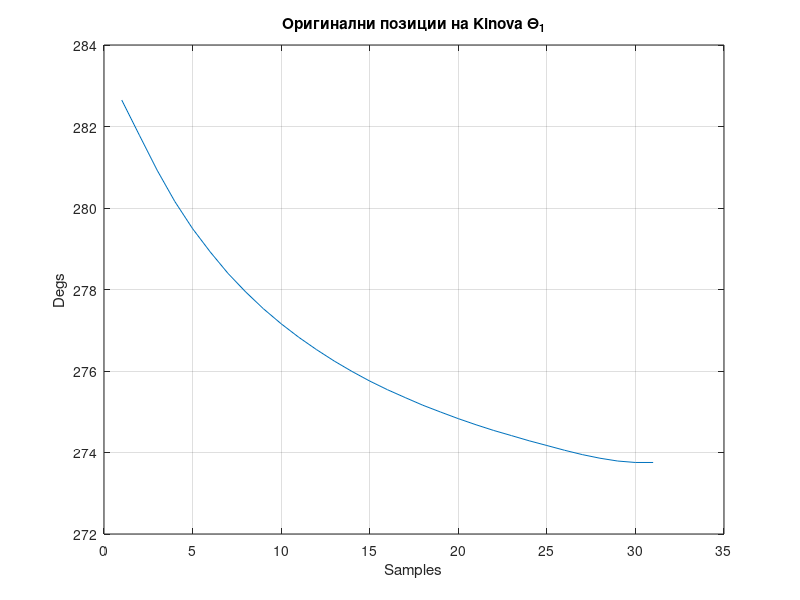
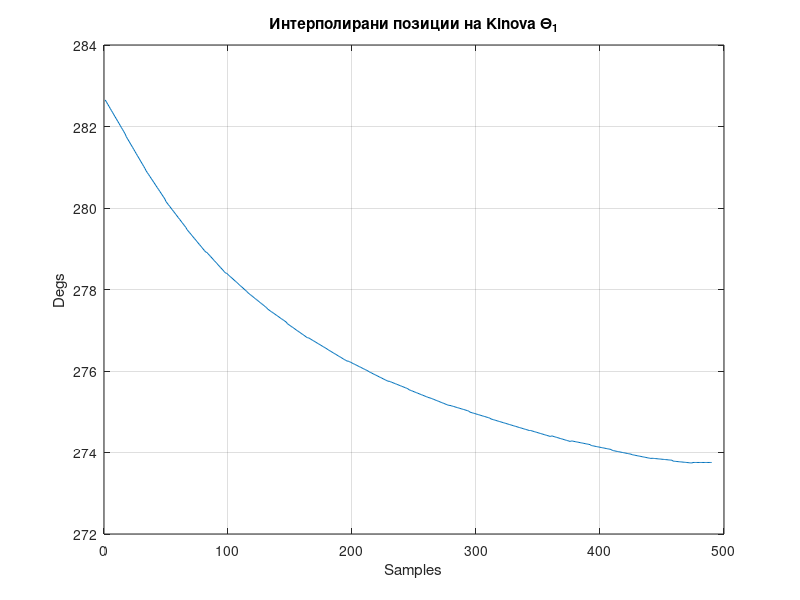
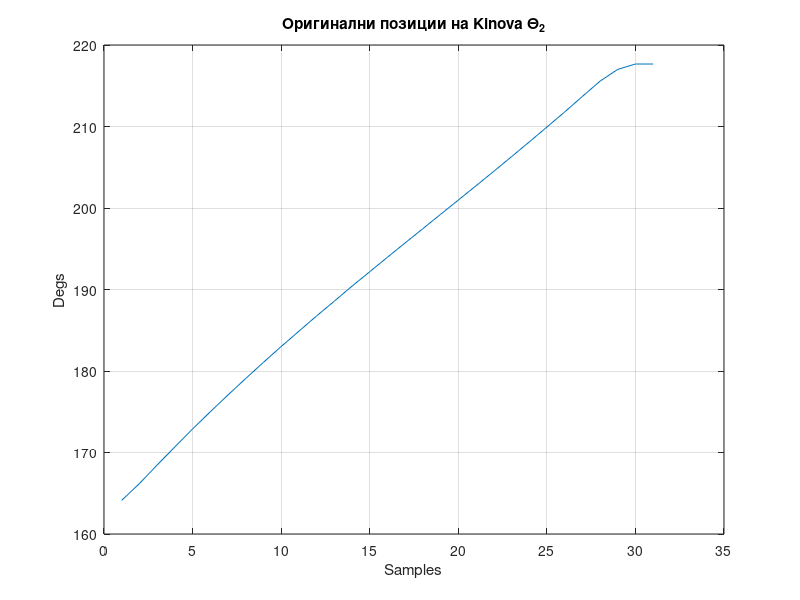
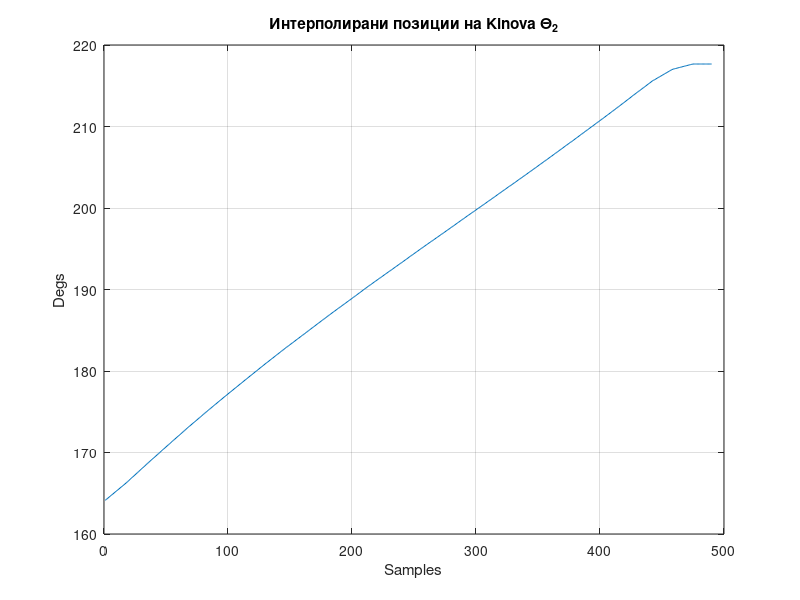

The MATLAB script that drew these images, in order:
% чисти workspace; затваря фигурите
clear all; close all; clc;
% зарежда предварително запомнените данни
load('new_preprepared_data');
% стартова стойност на индексите за новогенерираните вектори: new_joint
h_i=1;

% създаване на празни вектори
new_joint1 = [];
new_joint2 = [];
new_joint3 = [];
new_joint4 = [];
new_joint5 = [];
new_joint6 = [];
% добавяне на фиктивна стойност в оригиналните вектори за изменение позиция
% на ставите за да има съвпадение с дължините на new_joint и vel_100 
joint1(length(joint1) + 1) = joint1(length(joint1));
joint2(length(joint2) + 1) = joint2(length(joint2));
joint3(length(joint3) + 1) = joint3(length(joint3));
joint4(length(joint4) + 1) = joint4(length(joint4));
joint5(length(joint5) + 1) = joint5(length(joint5));
joint6(length(joint6) + 1) = joint6(length(joint6));
% обхождане на елементите на векторите joint по индексно, последният индекс
% който се обработва е предпоследния
for i = 1:length(joint1) - 1
%     стъпка на нарастване между текущ индекс i и последващ. Това
%     принуждава цикълът for да се инкрементира до предпоследния елемент
    step1 = (joint1(i+1) - joint1(i))/1633;
    step2 = (joint2(i+1) - joint2(i))/1633;
    step3 = (joint3(i+1) - joint3(i))/1633;
    step4 = (joint4(i+1) - joint4(i))/1633;
    step5 = (joint5(i+1) - joint5(i))/1633;
    step6 = (joint6(i+1) - joint6(i))/1633;
%     запазване на стойността от текущ индекс i в помощна променлива h_var 
    h_var1 = joint1(i);
    h_var2 = joint2(i);
    h_var3 = joint3(i);
    h_var4 = joint4(i);
    h_var5 = joint5(i);
    h_var6 = joint6(i);
%     присвояваме помощната променлива h_var на индекс h_i за резултатните
%     вектори new_joint 
    new_joint1(h_i) = h_var1;
    new_joint2(h_i) = h_var2;
    new_joint3(h_i) = h_var3;
    new_joint4(h_i) = h_var4;
    new_joint5(h_i) = h_var5;
    new_joint6(h_i) = h_var6;
%     16 пъти увеличаваме стойността на векторите joint с индекс i 
    for j = 1:1633
%         инкрементираме индекса на резултатните вектори new_joint на които
%         индексни позиции ще запазваме новополучените стойности 
        h_i = h_i + 1;
%         новополучени стойности за new_joint като всяка новополучена
%         стойност нараства спрямо предходната с пресметнатата стъпка 
        h_var1 = h_var1 + step1;
        h_var2 = h_var2 + step2;
        h_var3 = h_var3 + step3;
        h_var4 = h_var4 + step4;
        h_var5 = h_var5 + step5;
        h_var6 = h_var6 + step6;
%         записване на новополучената стойност на позиция с индекс h_i 
        new_joint1(h_i) = h_var1;
        new_joint2(h_i) = h_var2;
        new_joint3(h_i) = h_var3;
        new_joint4(h_i) = h_var4;
        new_joint5(h_i) = h_var5;
        new_joint6(h_i) = h_var6;
    end
end

% създаване на помощен индекс за финалните вектори
help = 1;
% създаване на празни вектори за финалите стойности на изменението на ставите
final_joint1 = [];
final_joint2 = [];
final_joint3 = [];
final_joint4 = [];
final_joint5 = [];
final_joint6 = [];

% обхожда елементите от new_joint със стъпка 100
for j = 1:100:length(new_joint1)
%    всеки стотен елемент от new_joint го присвояваме на всеки следващ в
%    finale_joint
   final_joint1(help) = new_joint1(j);
   final_joint2(help) = new_joint2(j);
   final_joint3(help) = new_joint3(j);
   final_joint4(help) = new_joint4(j);
   final_joint5(help) = new_joint5(j);
   final_joint6(help) = new_joint6(j);
%    инкрементираме помощния индекс
   help = help + 1;
end

% визуализация на графиките на стартовия вектор и финалния вектор за да
% проверим дали съвпадат
figure(1)
plot(joint1)
grid on
title('Оригинални позиции на Kinova {\Theta_1}')
xlabel('Samples')
ylabel('Degs')

figure(2)
plot(final_joint1)
grid on
title('Интерполирани позиции на Kinova {\Theta_1}')
xlabel('Samples')
ylabel('Degs')

figure(3)
plot(joint2)
grid on
title('Оригинални позиции на Kinova {\Theta_2}')
xlabel('Samples')
ylabel('Degs')

figure(4)
plot(final_joint2)
grid on
title('Интерполирани позиции на Kinova {\Theta_2}')
xlabel('Samples')
ylabel('Degs')

figure(5)
plot(joint3)
grid on
title('Оригинални позиции на Kinova {\Theta_3}')
xlabel('Samples')
ylabel('Degs')

figure(6)
plot(final_joint3)
grid on
title('Интерполирани позиции на Kinova {\Theta_3}')
xlabel('Samples')
ylabel('Degs')

figure(7)
plot(joint4)
grid on
title('Оригинални позиции на Kinova {\Theta_4}')
xlabel('Samples')
ylabel('Degs')

figure(8)
plot(final_joint4)
grid on
title('Интерполирани позиции на Kinova {\Theta_4}')
xlabel('Samples')
ylabel('Degs')

figure(9)
plot(joint5)
grid on
title('Оригинални позиции на Kinova {\Theta_5}')
xlabel('Samples')
ylabel('Degs')

figure(10)
plot(final_joint5)
grid on
title('Интерполирани позиции на Kinova {\Theta_5}')
xlabel('Samples')
ylabel('Degs')

figure(11)
plot(joint6)
grid on
title('Оригинални позиции на Kinova {\Theta_6}')
xlabel('Samples')
ylabel('Degs')

figure(12)
plot(final_joint6)
grid on
title('Интерполирани позиции на Kinova {\Theta_6}')
xlabel('Samples')
ylabel('Degs')